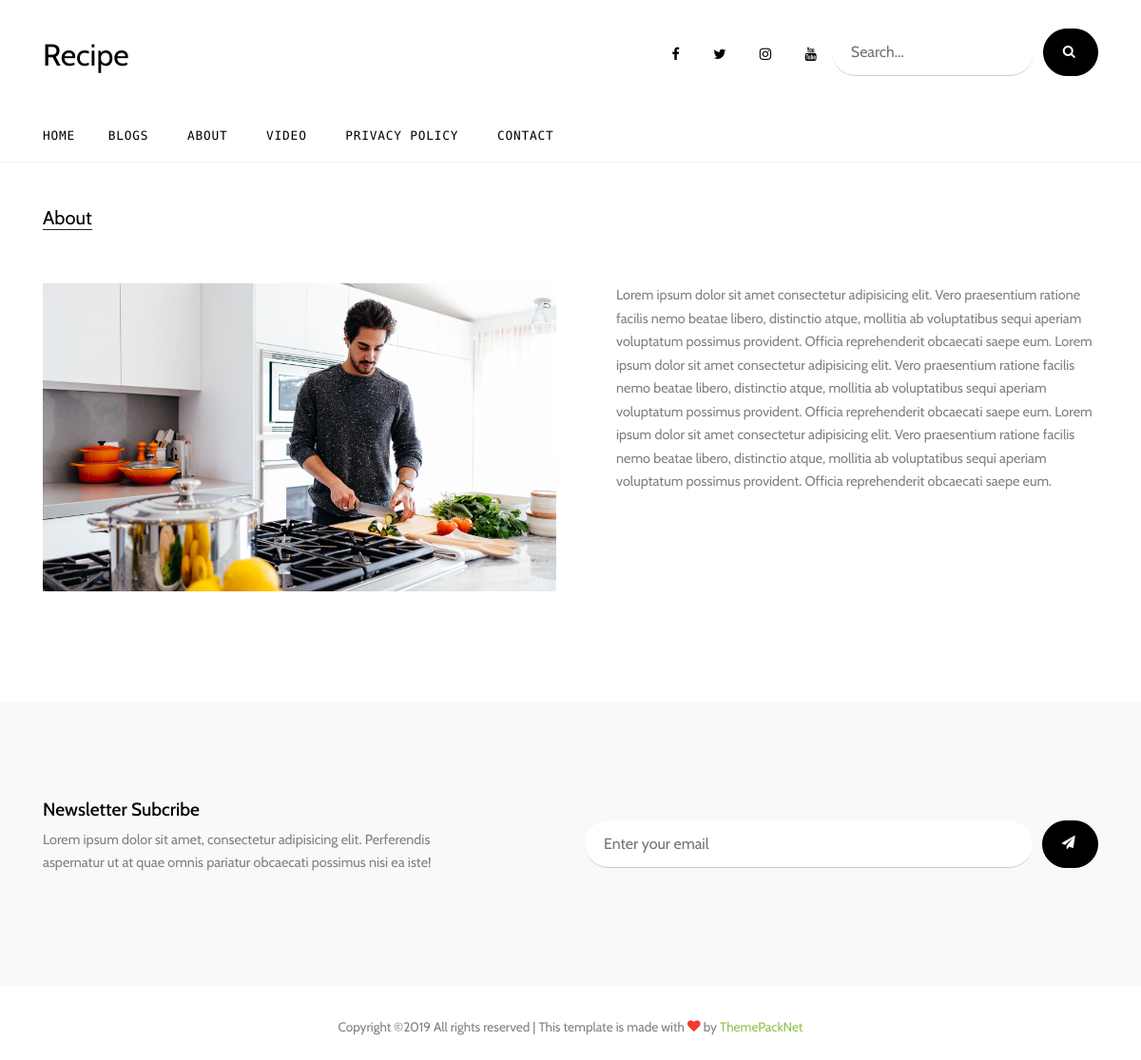
Screenshot of /page/view/about with the database file from the repository.
### tables this page shows
CREATE TABLE `logofav` (
  `id` int(11) NOT NULL,
  `logo` varchar(60) NOT NULL,
  `favicon` varchar(255) NOT NULL
);

CREATE TABLE `sociallinks` (
  `id` int(11) NOT NULL,
  `facebook` varchar(255) NOT NULL,
  `twitter` varchar(255) NOT NULL,
  `youtube` varchar(255) NOT NULL,
  `instagram` varchar(255) NOT NULL
);

CREATE TABLE `page` (
  `id` int(11) NOT NULL,
  `title` varchar(255) NOT NULL,
  `description` text NOT NULL,
  `slug` varchar(255) NOT NULL
);

### application/controllers/Page.php (called while the page is built, shortened)
<?php
class Page extends CI_Controller
{
    public function view($slug)
    {
        $data['logotext'] = $this->general_model->getLogo();
        $data['socialLinks'] = $this->general_model->getSocial();
        $data['pages'] = $this->page_model->getPages();
        $data['page'] = $this->page_model->viewPage($slug);
        $this->load->view('page/view', $data);
    }
}

### index.php (called while the page is built, shortened)
<?php
require_once BASEPATH.'core/CodeIgniter.php';

### application/models/General_model.php (called while the page is built, shortened)
<?php
class General_model extends CI_Model{
    public function getLogo(){
        $query = $this->db->get_where('logofav');
        return $query->result_array();
    }
    public function getSocial(){
        $query = $this->db->get_where('sociallinks');
        return $query->result_array();
    }
}

### application/models/Page_model.php (called while the page is built, shortened)
<?php
class Page_model extends CI_Model
{
    public function getPages(){
        $this->db->from('page');
        return $this->db->get()->result_array();
    }
    public function viewPage($slug){
        $query = $this->db->get_where('page', array('slug' => $slug));
        return $query->row_array();
    }
}

### application/views/page/view.php (the view, shortened to what this page needs)
<?php $this->load->view('templates/header'); ?>
<div class="site-section">
    <div class="container">
        <div class="row">
            <div class="col-12 text-left">
                <div class="section-title mb-5">
                    <h2><?= $page['title'] ?></h2>
                </div>
            </div>
        </div>
        <div class="row">
            <div class="col-lg-6">
                <p>
                    <img src="<?= base_url() ?>assets/images/big_img_1.jpg" alt="Image" class="img-fluid">
                </p>
            </div>
            <div class="col-lg-6 pl-md-5 page_view">
                <?= $page['description'] ?>
            </div>
        </div>
    </div>
</div>

### application/views/templates/header.php (shortened to what this page needs)
<!DOCTYPE html>
<html lang="en">
<head>
    <link rel="stylesheet" href="<?= base_url() ?>assets/fonts/icomoon/style.css">
    <link rel="stylesheet" href="<?= base_url() ?>assets/css/bootstrap.min.css">
    <link rel="stylesheet" href="<?= base_url() ?>assets/css/jquery-ui.css">
    <link rel="stylesheet" href="<?= base_url() ?>assets/css/owl.carousel.min.css">
    <link rel="stylesheet" href="<?= base_url() ?>assets/css/owl.theme.default.min.css">
    <link rel="stylesheet" href="<?= base_url() ?>assets/css/owl.theme.default.min.css">
    <link rel="stylesheet" href="<?= base_url() ?>assets/css/jquery.fancybox.min.css">
    <link rel="stylesheet" href="<?= base_url() ?>assets/css/bootstrap-datepicker.css">
    <link rel="stylesheet" href="<?= base_url() ?>assets/fonts/flaticon/font/flaticon.css">
    <link rel="stylesheet" href="<?= base_url() ?>assets/css/aos.css">
    <link href="<?= base_url() ?>assets/css/jquery.mb.YTPlayer.min.css" media="all" rel="stylesheet" type="text/css">
    <link rel="stylesheet" href="<?= base_url() ?>assets/css/style.css">
</head>
<body data-spy="scroll" data-target=".site-navbar-target" data-offset="300">
    <div class="site-wrap">
        <div class="header-top">
            <div class="container">
                <div class="row align-items-center">
                    <div class="col-12 col-lg-6 d-flex">
                        <a href="<?= base_url() ?>" class="site-logo">
                            <?php foreach ($logotext as $row) : ?>
                                <?php echo $row['logo']; ?>
                            <?php endforeach; ?>
                        </a>
                    </div>
                    <div class="col-12 col-lg-6 ml-auto d-flex">
                        <div class="ml-md-auto top-social d-none d-lg-inline-block">
                            <?php foreach ($socialLinks as $socialLink) : ?>
                                <?php if ($socialLink['facebook']) : ?>
                                    <a href="<?php echo $socialLink['facebook'] ?>" class="d-inline-block p-3"><span class="icon-facebook"></span></a>
                                <?php endif; ?>
                                <?php if ($socialLink['twitter']) : ?>
                                    <a href="<?php echo $socialLink['twitter'] ?>" class="d-inline-block p-3"><span class="icon-twitter"></span></a>
                                <?php endif; ?>
                                <?php if ($socialLink['instagram']) : ?>
                                    <a href="<?php echo $socialLink['instagram'] ?>" class="d-inline-block p-3"><span class="icon-instagram"></span></a>
                                <?php endif; ?>
                                <?php if ($socialLink['youtube']) : ?>
                                    <a href="<?php echo $socialLink['youtube'] ?>" class="d-inline-block p-3"><span class="icon-youtube"></span></a>
                                <?php endif; ?>
                            <?php endforeach; ?>
                        </div>
                        <form action="#" class="search-form d-inline-block">
                            <div class="d-flex">
                                <input type="email" class="form-control" placeholder="Search...">
                                <button type="submit" class="btn btn-secondary"><span class="icon-search"></span></button>
                            </div>
                        </form>
                    </div>
                </div>
            </div>
            <div class="site-navbar py-2 js-sticky-header site-navbar-target d-none pl-0 d-lg-block" role="banner">
                <div class="container">
                    <div class="d-flex align-items-center">
                        <div class="mr-auto">
                            <nav class="site-navigation position-relative text-right" role="navigation">
                                <ul class="site-menu main-menu js-clone-nav mr-auto d-none pl-0 d-lg-block">
                                    <li class="active">
                                        <a href="<?= base_url() ?>" class="nav-link text-left">Home</a>
                                    </li>
                                    <li>
                                        <a href="<?= base_url() ?>post" class="nav-link text-left">Blogs</a>
                                    </li>
                                    <?php foreach ($pages as $page) : ?>
                                        <li>
                                            <a href="<?= base_url() ?>page/view/<?= $page['slug'] ?>" class="nav-link text-left"><?= $page['title'] ?></a>
                                        </li>
                                    <?php endforeach; ?>
                                    <li><a href="<?= base_url() ?>contact" class="nav-link text-left">Contact</a></li>
                                </ul>
                            </nav>
                        </div>
                    </div>
                </div>
            </div>
        </div>

### assets/css/style.css (style rules this page uses)
html { overflow-x: hidden; }
body { line-height: 1.7; color: gray; font-weight: 300; font-size: 0.9rem; }
a { -webkit-transition: 0.3s all ease; -o-transition: 0.3s all ease; transition: 0.3s all ease; }
h1, h2, h3, h4, h5, .h1, .h2, .h3, .h4, .h5 { font-family: "Cabin", -apple-system, BlinkMacSystemFont, "Segoe UI", Roboto, "Helvetica Neue", Arial, sans-serif, "Apple Color Emoji", "Segoe UI Emoji", "Segoe UI Symbol", "Noto Color Emoji"; }
.site-wrap:before { display: none; -webkit-transition: 0.3s all ease-in-out; -o-transition: 0.3s all ease-in-out; transition: 0.3s all ease-in-out; background: rgba(0, 0, 0, 0.6); content: ""; position: absolute; z-index: 2000; top: 0; left: 0; right: 0; bottom: 0; opacity: 0; visibility: hidden; }
.site-section { padding: 2.5em 0; }
@media (min-width: 768px) { .site-section { padding: 7em 0; } }
.site-logo { font-size: 2rem; color: #000; }
.site-navbar { margin-bottom: 0px; z-index: 1999; width: 100%; background: #fff; font-family: "B612 Mono", monospace; }
.site-navbar .site-navigation .site-menu { margin-left: 0; padding-left: 0; margin-bottom: 0; }
.site-navbar .site-navigation .site-menu .active > a { color: #000; display: inline-block; padding-left: 10px; padding-right: 10px; }
.site-navbar .site-navigation .site-menu a { text-decoration: none !important; display: inline-block; }
.site-navbar .site-navigation .site-menu > li { display: inline-block; }
.site-navbar .site-navigation .site-menu > li:first-child > a { padding-left: 0; }
.site-navbar .site-navigation .site-menu > li > a { text-transform: uppercase; font-size: 0.8rem; letter-spacing: 0.05rem; font-weight: 400; display: inline-block; text-decoration: none !important; color: #000; }
.site-mobile-menu .site-nav-wrap { padding: 0; margin: 0; list-style: none; position: relative; }
.site-mobile-menu .site-nav-wrap a { padding: 10px 20px; display: block; position: relative; color: #212529; }
.site-mobile-menu .site-nav-wrap li { position: relative; display: block; }
.site-mobile-menu .site-nav-wrap li.active > a { color: #8bc34a !important; }
.site-mobile-menu .site-nav-wrap > li { display: block; position: relative; float: left; width: 100%; }
.site-mobile-menu .site-nav-wrap > li > a { padding-left: 20px; font-size: 20px; }
.sticky-wrapper .site-navbar { -webkit-transition: 0.3s all ease; -o-transition: 0.3s all ease; transition: 0.3s all ease; border-bottom: 1px solid #efefef; }
.sticky-wrapper .site-navbar .site-menu > li { display: inline-block; }
.sticky-wrapper .site-navbar .site-menu > li.active > a { color: #000; }
.header-top > .container { padding-top: 30px; padding-bottom: 30px; }
.section-title { color: #000; margin-bottom: 50px; }
.section-title h2 { font-size: 20px; font-weight: 400; border-bottom: 1px solid #222; position: relative; display: inline-block; }
.section-title h2:before { position: absolute; content: ""; height: 1px; background: #777; }
.btn { text-transform: uppercase; font-size: 14px; letter-spacing: 0.2rem; font-family: "Cabin", -apple-system, BlinkMacSystemFont, "Segoe UI", Roboto, "Helvetica Neue", Arial, sans-serif, "Apple Color Emoji", "Segoe UI Emoji", "Segoe UI Symbol", "Noto Color Emoji"; }
.form-control { margin-right: 10px; height: 50px; padding-left: 20px; padding-right: 20px; border-radius: 30px; border: none; background: #fff; border-bottom: 1px solid transparent; border-bottom: 1px solid #ccc; }
.btn { border-radius: 30px; background: #000; padding-left: 20px; padding-right: 20px; border-color: #000; color: #fff; }
.search-form .form-control { margin-right: 10px; height: 50px; padding-left: 20px; padding-right: 20px; border-radius: 30px; border: none; background: #fff; border-bottom: 1px solid transparent; border-bottom: 1px solid #ccc; }
.search-form .btn { border-radius: 30px; background: #000; padding-left: 20px; padding-right: 20px; border-color: #000; }
.top-social a { color: #000; }
.page_view { overflow: hidden; }

### rows the page displays
logofav: logo "Recipe"
page: title "ABOUT", title "About", description "Lorem ipsum dolor sit amet consectetur adipisicing elit. Vero praesentium ratione facilis nemo beatae libero, distinctio atque, mollitia ab voluptatibus sequi aperiam voluptatum possimus provident. Officia reprehenderit obcaecati saepe eum. Lorem ipsum dolor sit amet consectetur adipisicing elit. Vero praesentium ratione facilis nemo beatae libero, distinctio atque, mollitia ab voluptatibus sequi aperiam voluptatum possimus provident. Officia reprehenderit obcaecati saepe eum. Lorem ipsum dolor sit amet consectetur adipisicing elit. Vero praesentium ratione facilis nemo beatae libero, distinctio atque, mollitia ab voluptatibus sequi aperiam voluptatum possimus provident. Officia…"
page: title "VIDEO"
page: title "PRIVACY POLICY"
